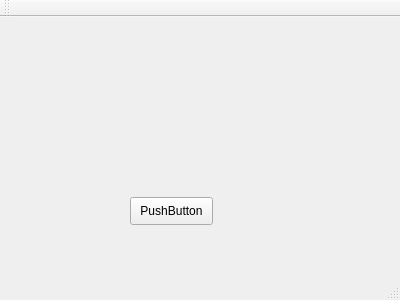
<?xml version="1.0" encoding="UTF-8"?>
<ui version="4.0">
 <class>MainWindow</class>
 <widget class="QMainWindow" name="MainWindow">
  <property name="geometry">
   <rect>
    <x>0</x>
    <y>0</y>
    <width>400</width>
    <height>300</height>
   </rect>
  </property>
  <property name="windowTitle">
   <string>MainWindow</string>
  </property>
  <widget class="QWidget" name="centralWidget">
   <widget class="QWidget" name="widget_maWidget" native="true">
    <property name="geometry">
     <rect>
      <x>100</x>
      <y>80</y>
      <width>120</width>
      <height>80</height>
     </rect>
    </property>
   </widget>
   <widget class="MyPushButton" name="pushButton">
    <property name="geometry">
     <rect>
      <x>130</x>
      <y>180</y>
      <width>83</width>
      <height>28</height>
     </rect>
    </property>
    <property name="text">
     <string>PushButton</string>
    </property>
   </widget>
  </widget>
  <widget class="QMenuBar" name="menuBar">
   <property name="geometry">
    <rect>
     <x>0</x>
     <y>0</y>
     <width>400</width>
     <height>25</height>
    </rect>
   </property>
  </widget>
  <widget class="QToolBar" name="mainToolBar">
   <attribute name="toolBarArea">
    <enum>TopToolBarArea</enum>
   </attribute>
   <attribute name="toolBarBreak">
    <bool>false</bool>
   </attribute>
  </widget>
  <widget class="QStatusBar" name="statusBar"/>
 </widget>
 <layoutdefault spacing="6" margin="11"/>
 <customwidgets>
  <customwidget>
   <class>MyPushButton</class>
   <extends>QPushButton</extends>
   <header>mypushbutton.h</header>
  </customwidget>
 </customwidgets>
 <resources/>
 <connections/>
</ui>
